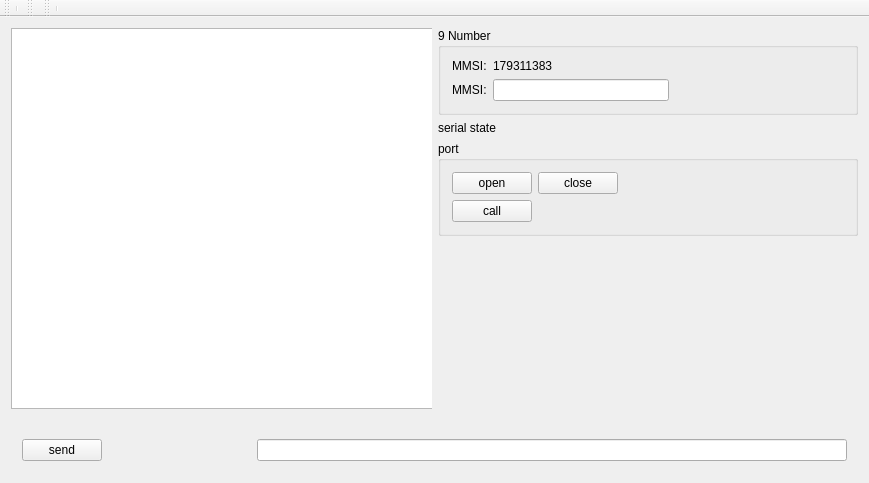
<?xml version="1.0" encoding="UTF-8"?>
<ui version="4.0">
 <class>MainWindow</class>
 <widget class="QMainWindow" name="MainWindow">
  <property name="geometry">
   <rect>
    <x>0</x>
    <y>0</y>
    <width>869</width>
    <height>483</height>
   </rect>
  </property>
  <property name="windowTitle">
   <string>MainWindow</string>
  </property>
  <widget class="QWidget" name="centralWidget">
   <layout class="QGridLayout" name="gridLayout">
    <item row="3" column="1">
     <spacer name="verticalSpacer">
      <property name="orientation">
       <enum>Qt::Vertical</enum>
      </property>
      <property name="sizeHint" stdset="0">
       <size>
        <width>20</width>
        <height>40</height>
       </size>
      </property>
     </spacer>
    </item>
    <item row="0" column="0" rowspan="6">
     <widget class="QWidget" name="widget" native="true">
      <property name="sizePolicy">
       <sizepolicy hsizetype="Expanding" vsizetype="Expanding">
        <horstretch>0</horstretch>
        <verstretch>0</verstretch>
       </sizepolicy>
      </property>
      <widget class="QTextBrowser" name="textBrowser">
       <property name="geometry">
        <rect>
         <x>0</x>
         <y>0</y>
         <width>551</width>
         <height>381</height>
        </rect>
       </property>
      </widget>
     </widget>
    </item>
    <item row="1" column="1">
     <widget class="QLabel" name="label">
      <property name="text">
       <string>serial state</string>
      </property>
     </widget>
    </item>
    <item row="2" column="1">
     <widget class="QGroupBox" name="groupBox">
      <property name="title">
       <string>port</string>
      </property>
      <layout class="QGridLayout" name="gridLayout_3">
       <item row="0" column="2">
        <spacer name="horizontalSpacer_3">
         <property name="orientation">
          <enum>Qt::Horizontal</enum>
         </property>
         <property name="sizeHint" stdset="0">
          <size>
           <width>40</width>
           <height>20</height>
          </size>
         </property>
        </spacer>
       </item>
       <item row="0" column="0">
        <widget class="QPushButton" name="buttonOpenSerial">
         <property name="text">
          <string>open</string>
         </property>
        </widget>
       </item>
       <item row="0" column="1">
        <widget class="QPushButton" name="buttonCloseSerial">
         <property name="text">
          <string>close</string>
         </property>
        </widget>
       </item>
       <item row="1" column="0">
        <widget class="QPushButton" name="buttonToCall">
         <property name="text">
          <string>call</string>
         </property>
        </widget>
       </item>
      </layout>
     </widget>
    </item>
    <item row="0" column="1">
     <widget class="QGroupBox" name="groupBoxMMSI">
      <property name="title">
       <string>9 Number</string>
      </property>
      <layout class="QGridLayout" name="gridLayout_2">
       <item row="1" column="0">
        <widget class="QLabel" name="labelStatic2">
         <property name="text">
          <string>MMSI:</string>
         </property>
        </widget>
       </item>
       <item row="0" column="0">
        <widget class="QLabel" name="labelStatic1">
         <property name="text">
          <string>MMSI:</string>
         </property>
        </widget>
       </item>
       <item row="0" column="1">
        <widget class="QLabel" name="labelSelfMMSI">
         <property name="text">
          <string>179311383</string>
         </property>
        </widget>
       </item>
       <item row="1" column="1">
        <widget class="QLineEdit" name="lineEditCalledMMSI"/>
       </item>
       <item row="1" column="2">
        <spacer name="horizontalSpacer_2">
         <property name="orientation">
          <enum>Qt::Horizontal</enum>
         </property>
         <property name="sizeHint" stdset="0">
          <size>
           <width>40</width>
           <height>20</height>
          </size>
         </property>
        </spacer>
       </item>
      </layout>
     </widget>
    </item>
    <item row="6" column="0" colspan="2">
     <widget class="QWidget" name="widget_3" native="true">
      <layout class="QHBoxLayout" name="horizontalLayout_2">
       <item>
        <widget class="QPushButton" name="buttonSendToSerial">
         <property name="text">
          <string>send</string>
         </property>
        </widget>
       </item>
       <item>
        <spacer name="horizontalSpacer">
         <property name="orientation">
          <enum>Qt::Horizontal</enum>
         </property>
         <property name="sizeHint" stdset="0">
          <size>
           <width>113</width>
           <height>20</height>
          </size>
         </property>
        </spacer>
       </item>
       <item>
        <widget class="QLineEdit" name="lineEditContentsToSend">
         <property name="minimumSize">
          <size>
           <width>590</width>
           <height>0</height>
          </size>
         </property>
        </widget>
       </item>
      </layout>
     </widget>
    </item>
   </layout>
  </widget>
  <widget class="QToolBar" name="mainToolBar">
   <attribute name="toolBarArea">
    <enum>TopToolBarArea</enum>
   </attribute>
   <attribute name="toolBarBreak">
    <bool>false</bool>
   </attribute>
   <addaction name="separator"/>
  </widget>
  <widget class="QMenuBar" name="menuBar">
   <property name="geometry">
    <rect>
     <x>0</x>
     <y>0</y>
     <width>869</width>
     <height>28</height>
    </rect>
   </property>
  </widget>
  <widget class="QToolBar" name="toolBar">
   <property name="windowTitle">
    <string>toolBar</string>
   </property>
   <attribute name="toolBarArea">
    <enum>TopToolBarArea</enum>
   </attribute>
   <attribute name="toolBarBreak">
    <bool>false</bool>
   </attribute>
  </widget>
  <widget class="QToolBar" name="toolBar_2">
   <property name="windowTitle">
    <string>toolBar_2</string>
   </property>
   <attribute name="toolBarArea">
    <enum>TopToolBarArea</enum>
   </attribute>
   <attribute name="toolBarBreak">
    <bool>false</bool>
   </attribute>
   <addaction name="separator"/>
  </widget>
 </widget>
 <layoutdefault spacing="6" margin="11"/>
 <resources/>
 <connections/>
</ui>
